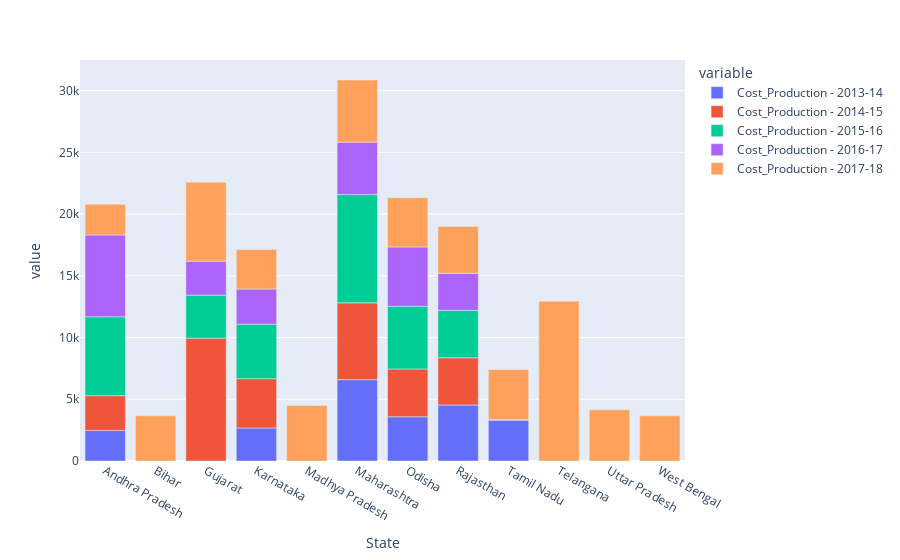

Write notebook code for a chart like this one.
### Code cell
urad_df = data[data["Crop"]=="Urad"]
px.bar(moong_df,'State',CP)

### Figure 1 — Plotly figure (JSON) as saved in the notebook; plotly's stock layout.template omitted (floating-point values rounded to 4 significant figures)
{"data": [{"alignmentgroup": "True", "hovertemplate": "variable=Cost_Production - 2013-14<br>State=%{x}<br>value=%{y}<extra></extra>", "legendgroup": "Cost_Production - 2013-14", "marker": {"color": "#636efa", "pattern": {"shape": ""}}, "name": "Cost_Production - 2013-14", "offsetgroup": "Cost_Production - 2013-14", "orientation": "v", "showlegend": true, "textposition": "auto", "type": "bar", "x": ["Andhra Pradesh", "Bihar", "Gujarat", "Karnataka", "Madhya Pradesh", "Maharashtra", "Odisha", "Rajasthan", "Tamil Nadu", "Telangana", "Uttar Pradesh", "West Bengal"], "xaxis": "x", "y": [2477.0, 0, 0, 2674.0, 0, 6591.0, 3582.0, 4535.0, 3340.0, 0, 0, 0], "yaxis": "y"}, {"alignmentgroup": "True", "hovertemplate": "variable=Cost_Production - 2014-15<br>State=%{x}<br>value=%{y}<extra></extra>", "legendgroup": "Cost_Production - 2014-15", "marker": {"color": "#EF553B", "pattern": {"shape": ""}}, "name": "Cost_Production - 2014-15", "offsetgroup": "Cost_Production - 2014-15", "orientation": "v", "showlegend": true, "textposition": "auto", "type": "bar", "x": ["Andhra Pradesh", "Bihar", "Gujarat", "Karnataka", "Madhya Pradesh", "Maharashtra", "Odisha", "Rajasthan", "Tamil Nadu", "Telangana", "Uttar Pradesh", "West Bengal"], "xaxis": "x", "y": [2814.0, 0, 9951.0, 3994.0, 0, 6219.0, 3874.0, 3825.0, 0, 0, 0, 0], "yaxis": "y"}, {"alignmentgroup": "True", "hovertemplate": "variable=Cost_Production - 2015-16<br>State=%{x}<br>value=%{y}<extra></extra>", "legendgroup": "Cost_Production - 2015-16", "marker": {"color": "#00cc96", "pattern": {"shape": ""}}, "name": "Cost_Production - 2015-16", "offsetgroup": "Cost_Production - 2015-16", "orientation": "v", "showlegend": true, "textposition": "auto", "type": "bar", "x": ["Andhra Pradesh", "Bihar", "Gujarat", "Karnataka", "Madhya Pradesh", "Maharashtra", "Odisha", "Rajasthan", "Tamil Nadu", "Telangana", "Uttar Pradesh", "West Bengal"], "xaxis": "x", "y": [6389.0, 0, 3482.0, 4415.0, 0, 8768.0, 5077.0, 3840.0, 0, 0, 0, 0], "yaxis": "y"}, {"alignmentgroup": "True", "hovertemplate": "variable=Cost_Production - 2016-17<br>State=%{x}<br>value=%{y}<extra></extra>", "legendgroup": "Cost_Production - 2016-17", "marker": {"color": "#ab63fa", "pattern": {"shape": ""}}, "name": "Cost_Production - 2016-17", "offsetgroup": "Cost_Production - 2016-17", "orientation": "v", "showlegend": true, "textposition": "auto", "type": "bar", "x": ["Andhra Pradesh", "Bihar", "Gujarat", "Karnataka", "Madhya Pradesh", "Maharashtra", "Odisha", "Rajasthan", "Tamil Nadu", "Telangana", "Uttar Pradesh", "West Bengal"], "xaxis": "x", "y": [6626.0, 0, 2754.0, 2845.0, 0, 4250.0, 4805.0, 2998.0, 0, 0, 0, 0], "yaxis": "y"}, {"alignmentgroup": "True", "hovertemplate": "variable=Cost_Production - 2017-18<br>State=%{x}<br>value=%{y}<extra></extra>", "legendgroup": "Cost_Production - 2017-18", "marker": {"color": "#FFA15A", "pattern": {"shape": ""}}, "name": "Cost_Production - 2017-18", "offsetgroup": "Cost_Production - 2017-18", "orientation": "v", "showlegend": true, "textposition": "auto", "type": "bar", "x": ["Andhra Pradesh", "Bihar", "Gujarat", "Karnataka", "Madhya Pradesh", "Maharashtra", "Odisha", "Rajasthan", "Tamil Nadu", "Telangana", "Uttar Pradesh", "West Bengal"], "xaxis": "x", "y": [2482.0, 3655.0, 6399.0, 3204.0, 4503.0, 5028.0, 3988.0, 3803.0, 4067.0, 12950.0, 4143.0, 3660.0], "yaxis": "y"}], "layout": {"barmode": "relative", "legend": {"title": {"text": "variable"}, "tracegroupgap": 0}, "margin": {"t": 60}, "xaxis": {"anchor": "y", "domain": [0, 1], "title": {"text": "State"}}, "yaxis": {"anchor": "x", "domain": [0, 1], "title": {"text": "value"}}}}
